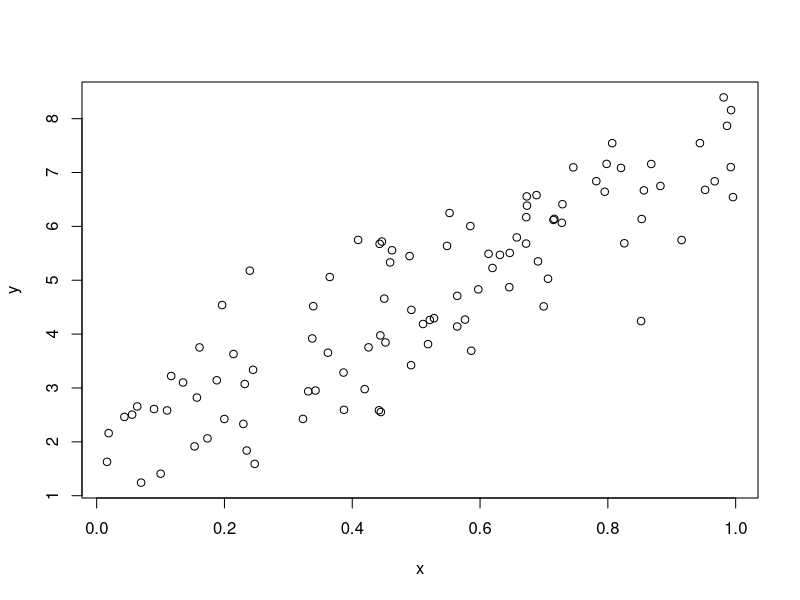
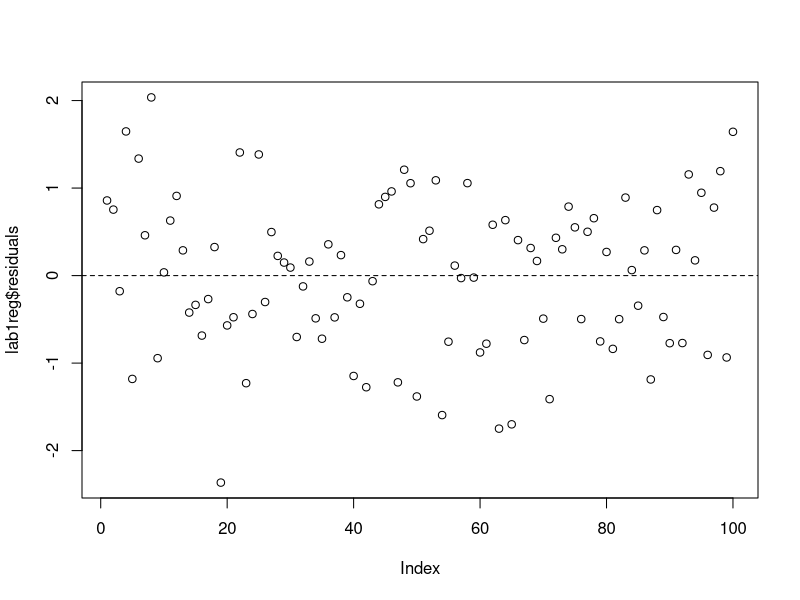
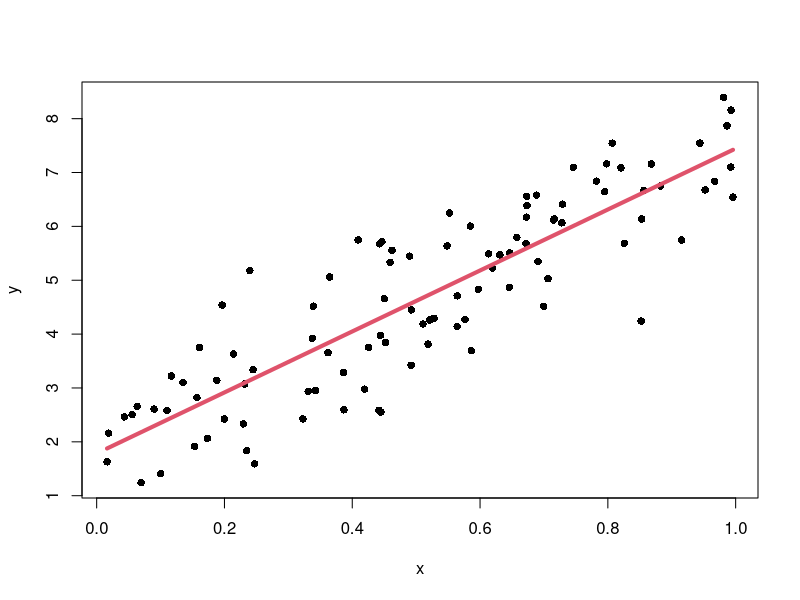

Recreate these plots in R, in order. (Note: this script raises an error after producing the figures.)
# Gibbs sampler from:http://hedibert.org/wp-content/uploads/2013/12/lab1-realtime.R.txt
# Classical and Bayesian approaches to the 
# standard normal linear regression model

# simulating data from a simple linear regression
n = 100
e = rnorm(n)
x = runif(n)
y = 2+5*x+e

# scatterplot of x versus y
plot(x,y)

# How do I run a simple OLS regression R?
?lm

# simple linear regression via OLS
lm(y~x)


# Save the linear regression results
lab1reg = lm(y~x)

names(lab1reg)

lab1reg$coefficients

lab1reg$residuals

# Plot the residuals
plot(lab1reg$residuals)
abline(h=0,lty=2)

# Plot fitted line
plot(x,y,pch=16)
lines(x,lab1reg$fitted,col=2,lwd=4)

# Create design matrix
X = cbind(1,x)

# Computing estimate 
bhat = solve(t(X)%*%X)%*%t(X)%*%y

Se = t(y-X%*%bhat)%*%(y-X%*%bhat)

#Alternative way of computing Se
error = y-X%*%bhat
Se = sum(error^2)


# Drawing the distribution of betahat2
iXX = solve(t(X)%*%X)

V = Se[1,1]*iXX

sdbeta2 = sqrt(V[2,2])

bs = seq(bhat[2]-5*sdbeta2,
         bhat[2]+5*sdbeta2,
         length=1000)

plot(bs,dnorm(bs,bhat[2],sdbeta2))

# Now performing Bayesian inference
# via Gibbs sampler
# ---------------------------------

# Prior hyperparameters
b0    = matrix(0,2,1)
B0    = diag(100,2)
n0    = 6
sig20 = 1

# initial value for beta
b = matrix(0,2,1)

# Gibbs sampler in action
# -----------------------
set.seed(2935957)
niter = 10000
draws = matrix(0,niter,3)
for (iter in 1:niter){
  # Sampling from full conditional of sigma2
  part1   = (n0+n)/2
  sumres2 = sum((y-X%*%b)^2)
  part2   = (n0*sig20+sumres2)/2
  sig2    = 1/rgamma(1,part1,part2)
  
  # Sampling from full conditional of beta
  B1 = solve(solve(B0)+t(X)%*%X/sig2)
  b1 = B1%*%(solve(B0)%*%b0+t(X)%*%y/sig2)
  L  = t(chol(B1))
  b  = b1 + L%*%rnorm(2)
  
  # Storing the draws
  draws[iter,] = c(b[1],b[2],sig2)
}

pdf(file="mcmcdraws.pdf",width=10,height=15)
par(mfrow=c(3,2))
plot(draws[10:niter,1],xlab="Interations",ylab="",main="beta1",type="l")
hist(draws[10:niter,1],xlab="",main="",prob=TRUE)
plot(draws[10:niter,2],xlab="Interations",ylab="",main="beta2",type="l")
hist(draws[10:niter,2],xlab="",main="",prob=TRUE)
plot(draws[10:niter,3],xlab="Interations",ylab="",main="sigma2",type="l")
hist(draws[10:niter,3],xlab="",main="",prob=TRUE)
dev.off()

write(t(draws),"mcmcdraws.out",ncol=3)

